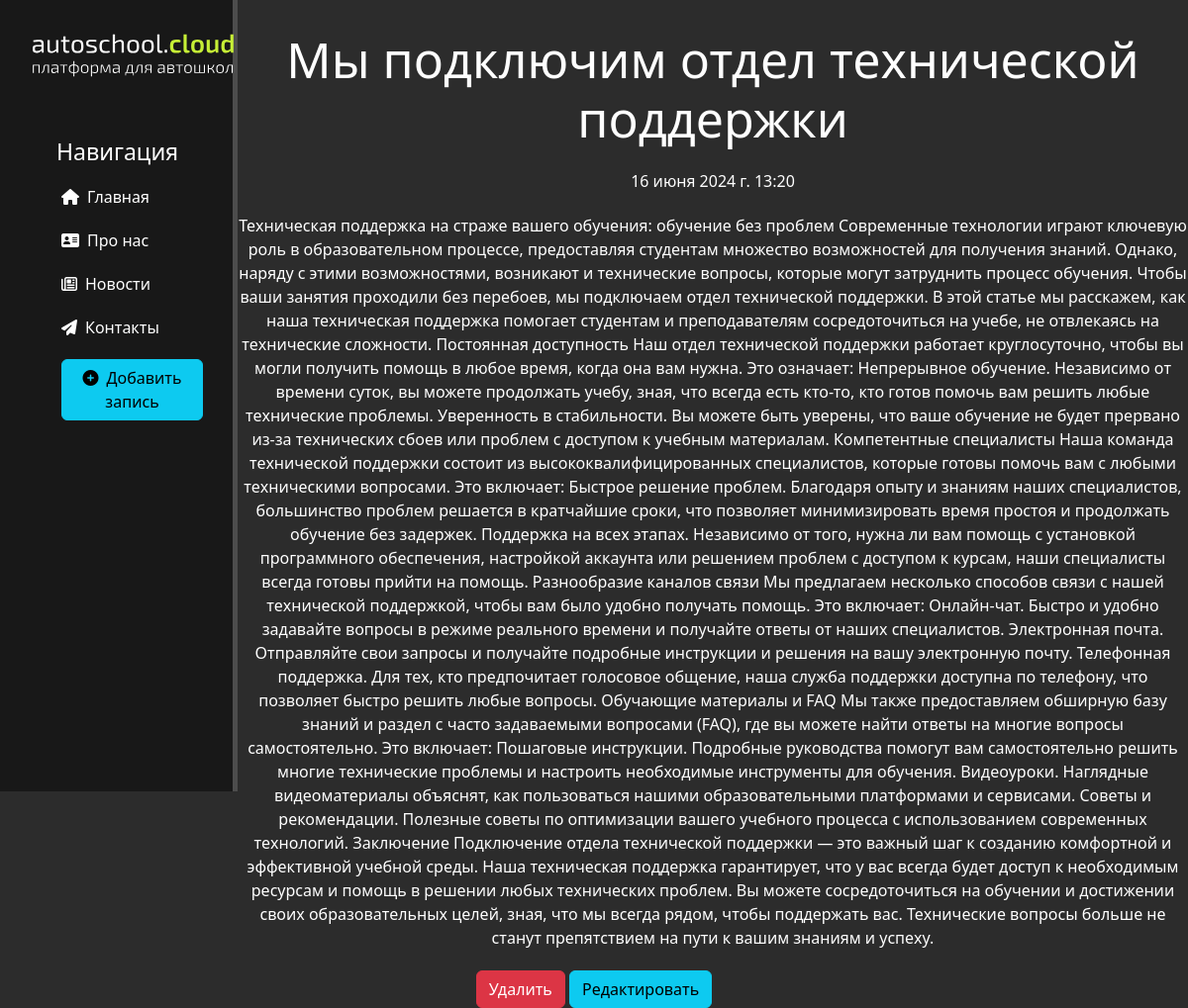
/news/6, run on the app's committed database.
### news/models.py (models this page shows, shortened)
class Articles(models.Model):
    title = models.CharField('Название', max_length=50)
    anons = models.CharField('Анонс', max_length=250)
    full_text = models.TextField('Статья')
    date = models.DateTimeField('Дата публикации')
    class Meta:
        verbose_name = 'Новость'
        verbose_name_plural = 'Новости'

### news/views.py (the view)
# urls.py: path('<int:pk>', views.NewsDetailView.as_view(), name='news-detail'),
class NewsDetailView(DetailView):
    model = Articles
    template_name = 'news/details_view.html'
    context_object_name = 'article'

### news/templates/news/details_view.html (shortened to what this page needs)
{% extends 'main/layout.html' %}
{% block content %}
    <div class="features">
        <h1>{{ article.title }}</h1>
        <p>{{ article.date }}</p>
        <p>{{ article.full_text }}</p>
        <a href="{% url 'news-delete' article.id %}" class="btn btn-danger">Удалить</a>
        <a href="{% url 'news-update' article.id %}" class="btn btn-info">Редактировать</a>
    </div>
{%endblock%}

### main/static/main/css/main.css (style rules this page uses)
body { background: #2c2c2c; }
main .features { color: #fff; text-align: center; }
main .features h1 { padding-top: 30px; font-size: 50px; }
main .features p { max-width: 1000px; margin: 21px auto; display: flex; justify-content: center; text-align: center; }

### data on the page
Articles: title "Мы подключим отдел технической поддержки", date "16 июня 2024 г. 13:20", full_text "Техническая поддержка на страже вашего обучения: обучение без проблем Современные технологии играют ключевую роль в образовательном процессе, предоставляя студентам множество возможностей для получения знаний. Однако, наряду с этими возможностями, возникают и технические вопросы, которые могут затруднить процесс обучения. Чтобы ваши занятия проходили без перебоев, мы подключаем отдел технической поддержки. В этой статье мы расскажем, как наша техническая поддержка помогает студентам и преподавателям сосредоточиться на учебе, не отвлекаясь на технические сложности. Постоянная доступность Наш отдел технической поддержки работает круглосуточно, чтобы вы могли получить помощь в любое время,…"
